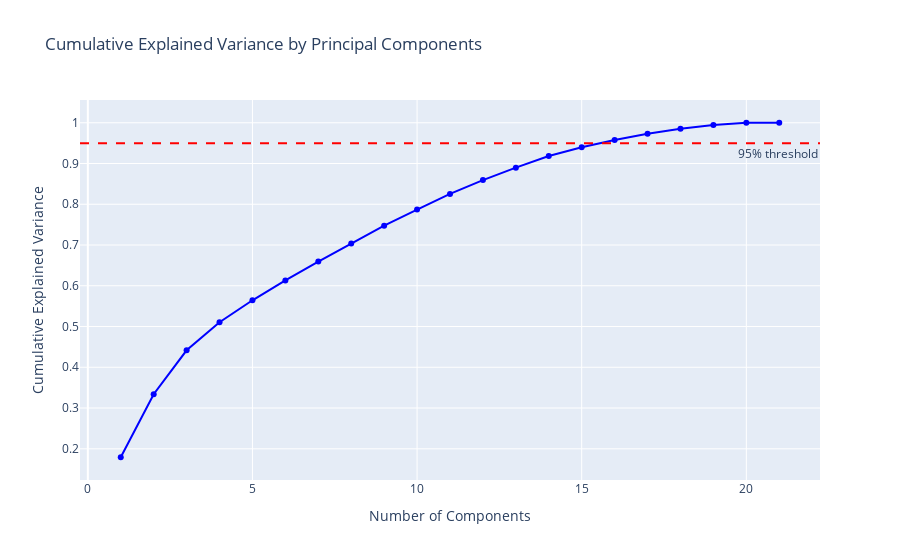

Write notebook code for a chart like this one.
### Code cell
pca = PCA().fit(X_train_scaled)
optimal_components = cumulative_explained_variance(pca, threshold=0.95)

### Figure 1 — Plotly figure (JSON) as saved in the notebook; plotly's stock layout.template omitted (floating-point values rounded to 4 significant figures)
{"data": [{"line": {"color": "blue"}, "marker": {"color": "blue"}, "mode": "lines+markers", "type": "scatter", "x": [1, 2, 3, 4, 5, 6, 7, 8, 9, 10, 11, 12, 13, 14, 15, 16, 17, 18, 19, 20, 21], "y": [0.1792, 0.3339, 0.4417, 0.5106, 0.5644, 0.6132, 0.6595, 0.7039, 0.7475, 0.787, 0.8254, 0.8593, 0.8899, 0.9184, 0.9398, 0.9577, 0.9729, 0.9851, 0.9942, 0.9999, 1.0]}], "layout": {"annotations": [{"showarrow": false, "text": "95% threshold", "x": 1, "xanchor": "right", "xref": "x domain", "y": 0.95, "yanchor": "top", "yref": "y"}], "shapes": [{"line": {"color": "red", "dash": "dash"}, "type": "line", "x0": 0, "x1": 1, "xref": "x domain", "y0": 0.95, "y1": 0.95, "yref": "y"}], "showlegend": false, "title": {"text": "Cumulative Explained Variance by Principal Components"}, "xaxis": {"title": {"text": "Number of Components"}}, "yaxis": {"title": {"text": "Cumulative Explained Variance"}}}}
